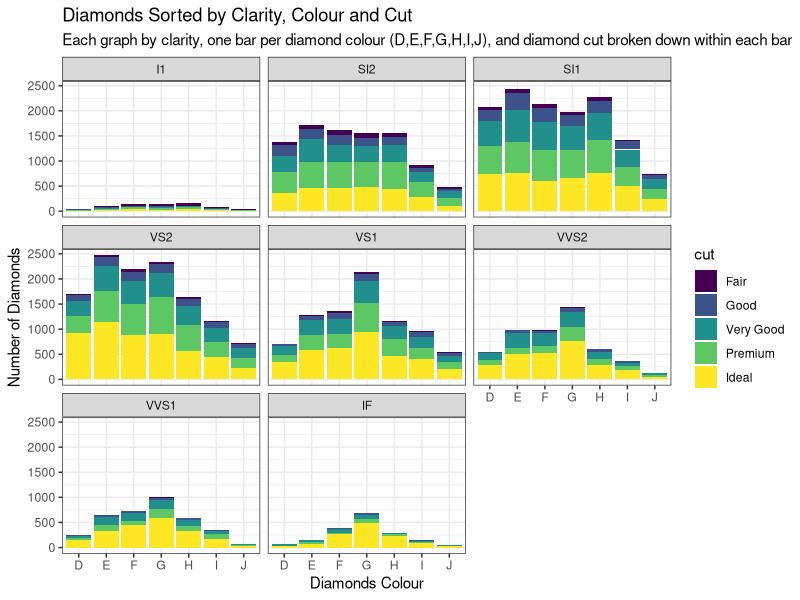
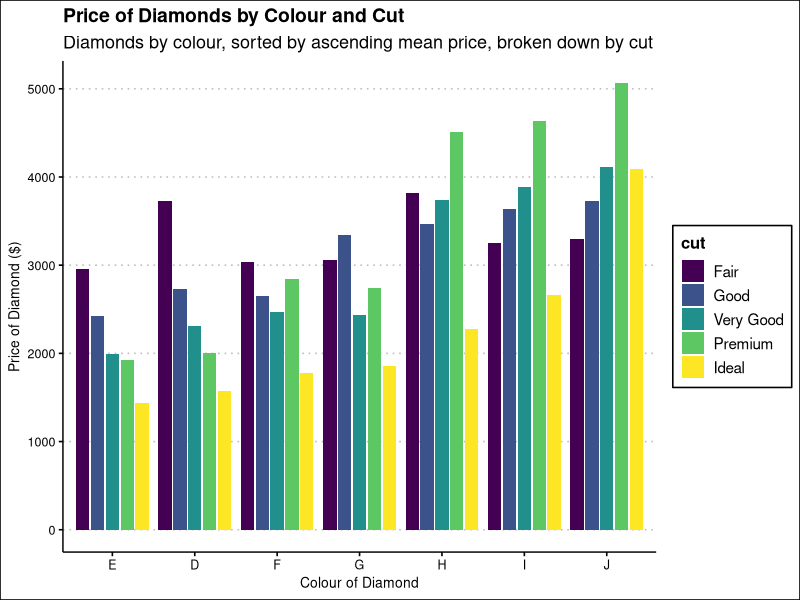

Generate these figures, in order, with R:
library(ggplot2)
library(ggthemes)
library(tidyverse)



?diamonds
View(diamonds)
data <- diamonds



ggplot(data = data, aes(x = color, fill = cut))+
  geom_bar()+
  facet_wrap(~clarity)+
  labs(title = "Diamonds Sorted by Clarity, Colour and Cut",
       subtitle = "Each graph by clarity, one bar per diamond colour (D,E,F,G,H,I,J), and diamond cut broken down within each bar",
       x = "Diamonds Colour",
       y = "Number of Diamonds")+
  theme_bw()



ggplot(data = data, aes(x  = reorder(color, price, FUN = mean),
                        y = price, fill = cut))+
  geom_bar(stat = "summary", fun = median, position = position_dodge2())+
  labs(title = "Price of Diamonds by Colour and Cut",
       subtitle = "Diamonds by colour, sorted by ascending mean price, broken down by cut",
       x = "Colour of Diamond",
       y = "Price of Diamond ($)")+
  theme_clean()